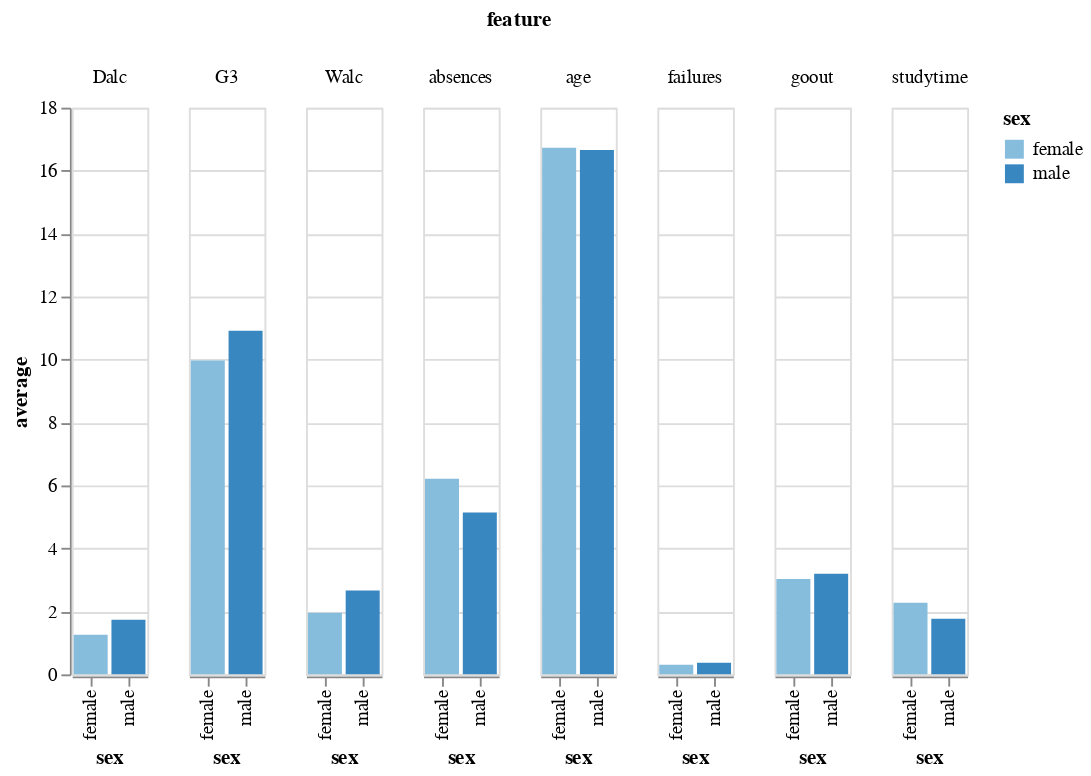

Here is the notebook cell this chart was saved with:
### Code cell
alt.Chart(avg_feature_df).mark_bar().encode(
    x='sex:O',
    y='average:Q',
    color='sex:O',
    column='feature:O'
)

### Figure 1 — Vega-Lite specification as saved in the notebook (floating-point values rounded to 4 significant figures)
{"config": {"view": {"continuousWidth": 400, "continuousHeight": 300}}, "data": {"name": "data-38ba6546d50bc731f78751ba46c98dd9"}, "mark": "bar", "encoding": {"color": {"type": "ordinal", "field": "sex"}, "column": {"type": "ordinal", "field": "feature"}, "x": {"type": "ordinal", "field": "sex"}, "y": {"type": "quantitative", "field": "average"}}, "$schema": "https://vega.github.io/schema/vega-lite/v4.8.1.json", "datasets": {"data-38ba6546d50bc731f78751ba46c98dd9": [{"feature": "age", "average": 16.73, "sex": "female"}, {"feature": "studytime", "average": 2.279, "sex": "female"}, {"feature": "failures", "average": 0.3029, "sex": "female"}, {"feature": "goout", "average": 3.029, "sex": "female"}, {"feature": "Dalc", "average": 1.255, "sex": "female"}, {"feature": "Walc", "average": 1.957, "sex": "female"}, {"feature": "absences", "average": 6.216, "sex": "female"}, {"feature": "G3", "average": 9.966, "sex": "female"}, {"feature": "age", "average": 16.66, "sex": "male"}, {"feature": "studytime", "average": 1.765, "sex": "male"}, {"feature": "failures", "average": 0.369, "sex": "male"}, {"feature": "goout", "average": 3.198, "sex": "male"}, {"feature": "Dalc", "average": 1.733, "sex": "male"}, {"feature": "Walc", "average": 2.663, "sex": "male"}, {"feature": "absences", "average": 5.144, "sex": "male"}, {"feature": "G3", "average": 10.91, "sex": "male"}]}}
